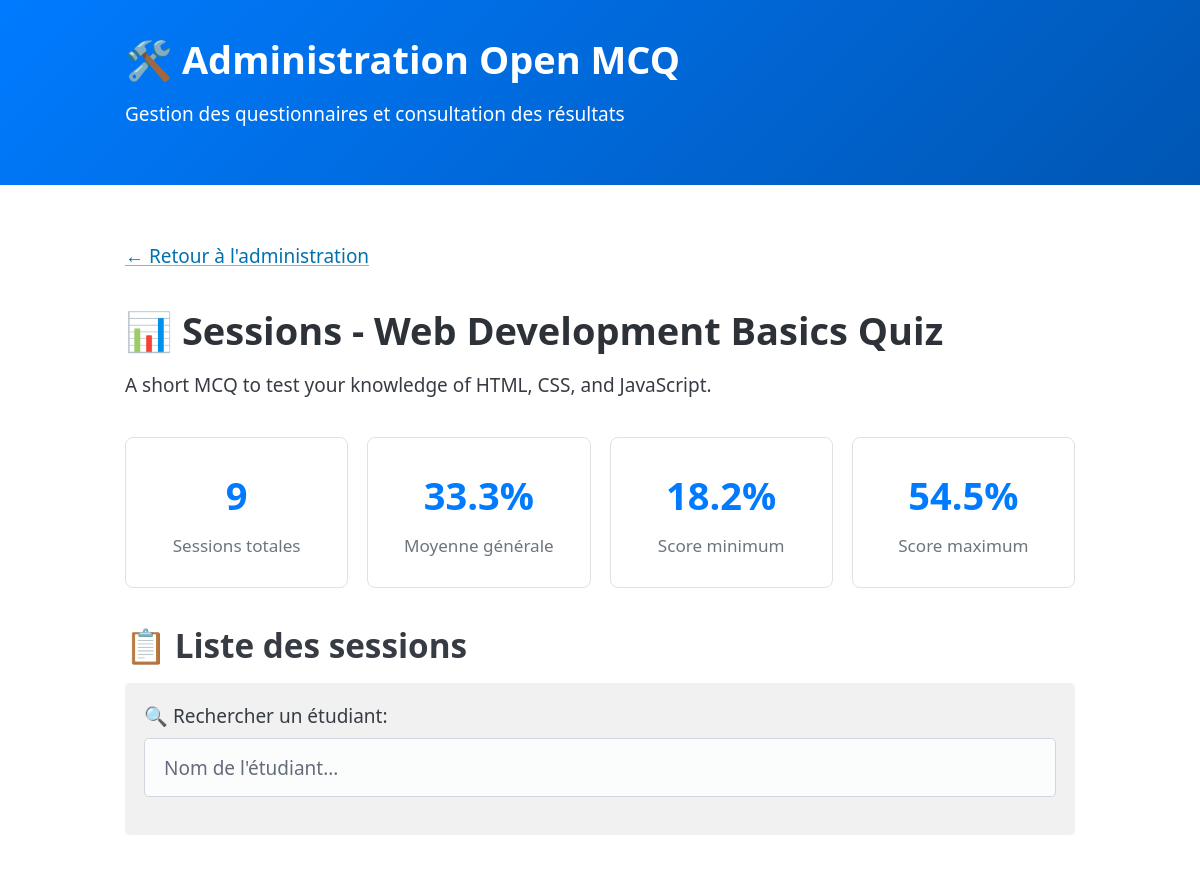
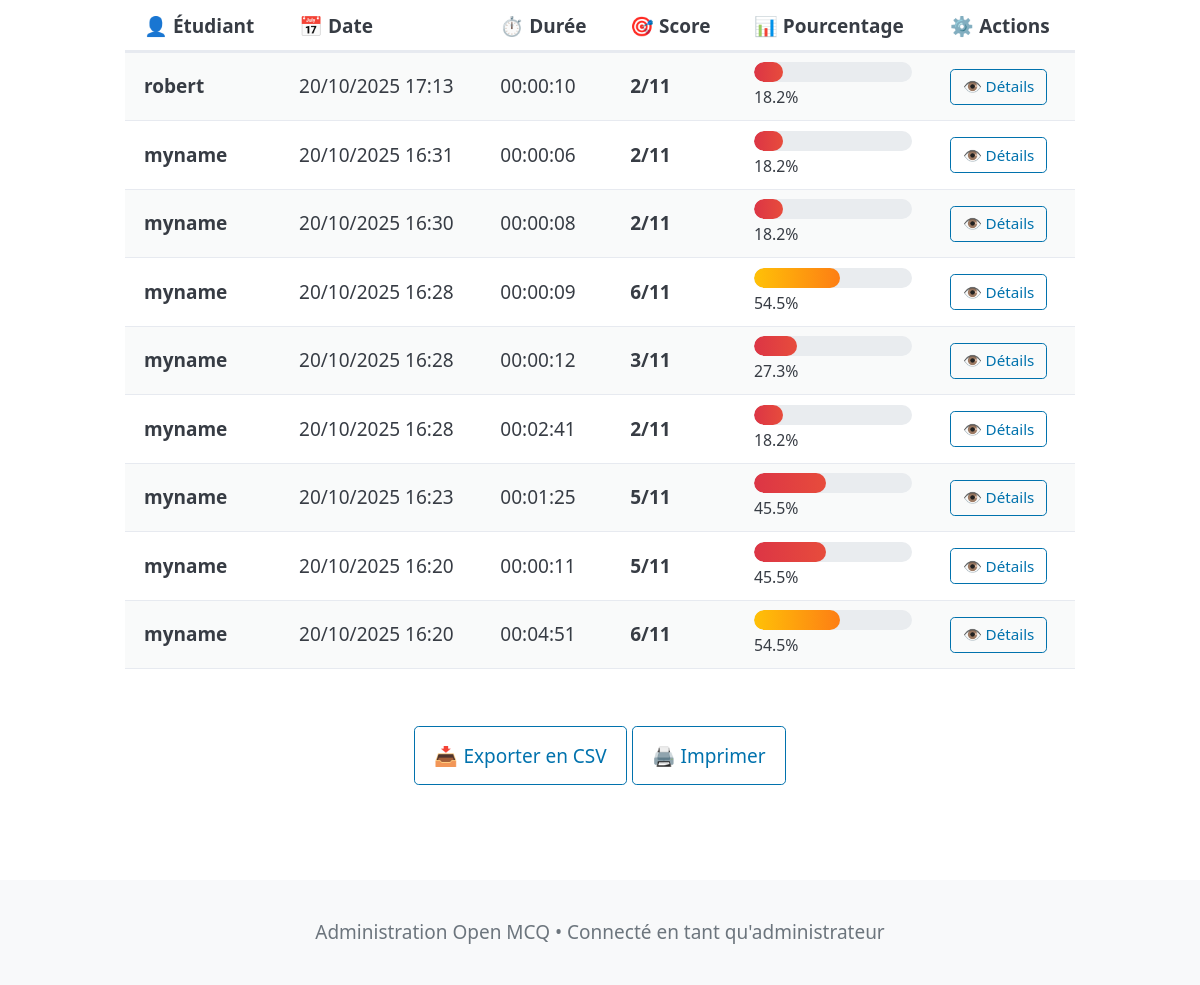
/admin/mcq_sessions.php?id=bac, run on an earlier commit of the app's database (2 pictures, top to bottom).
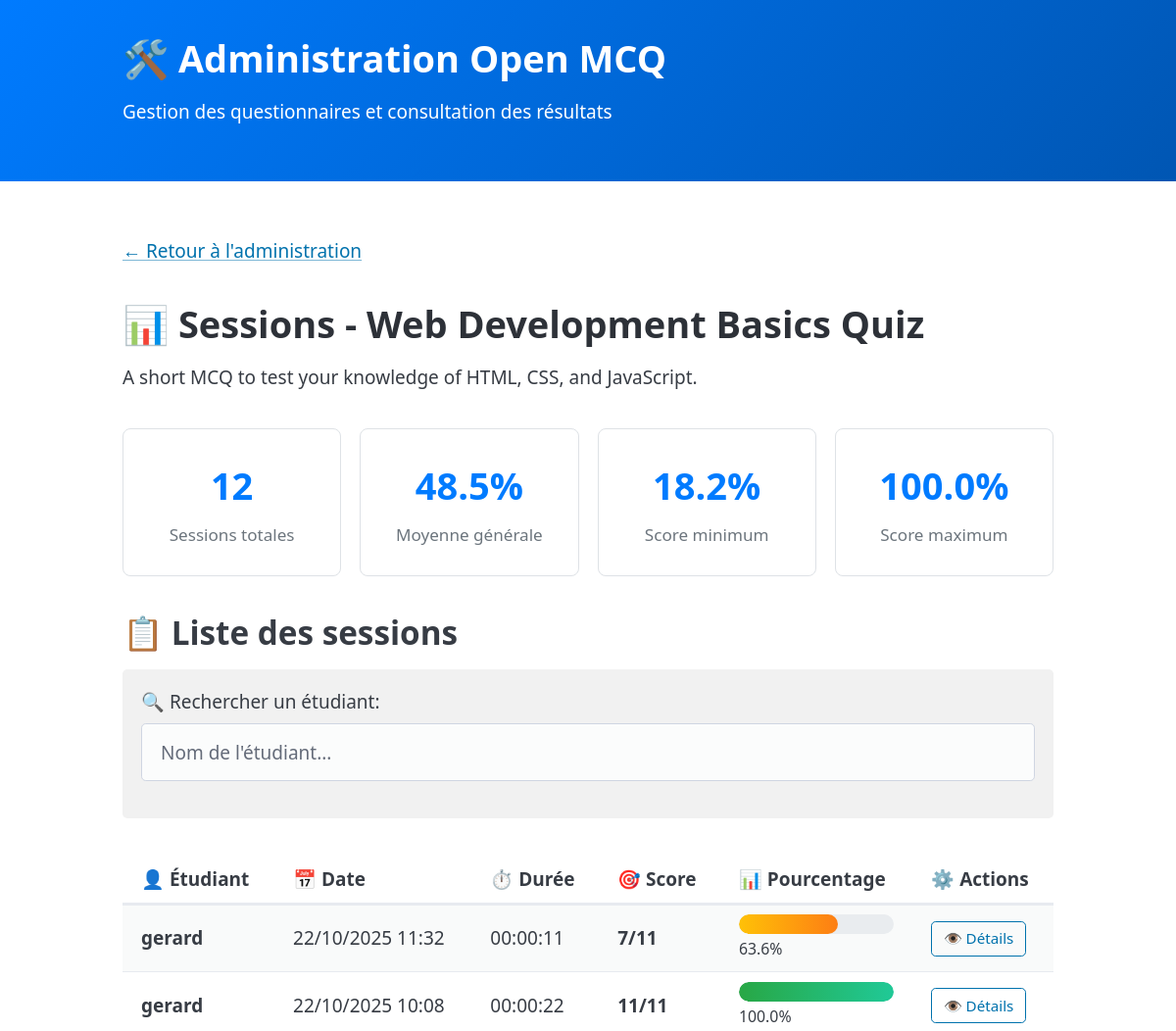
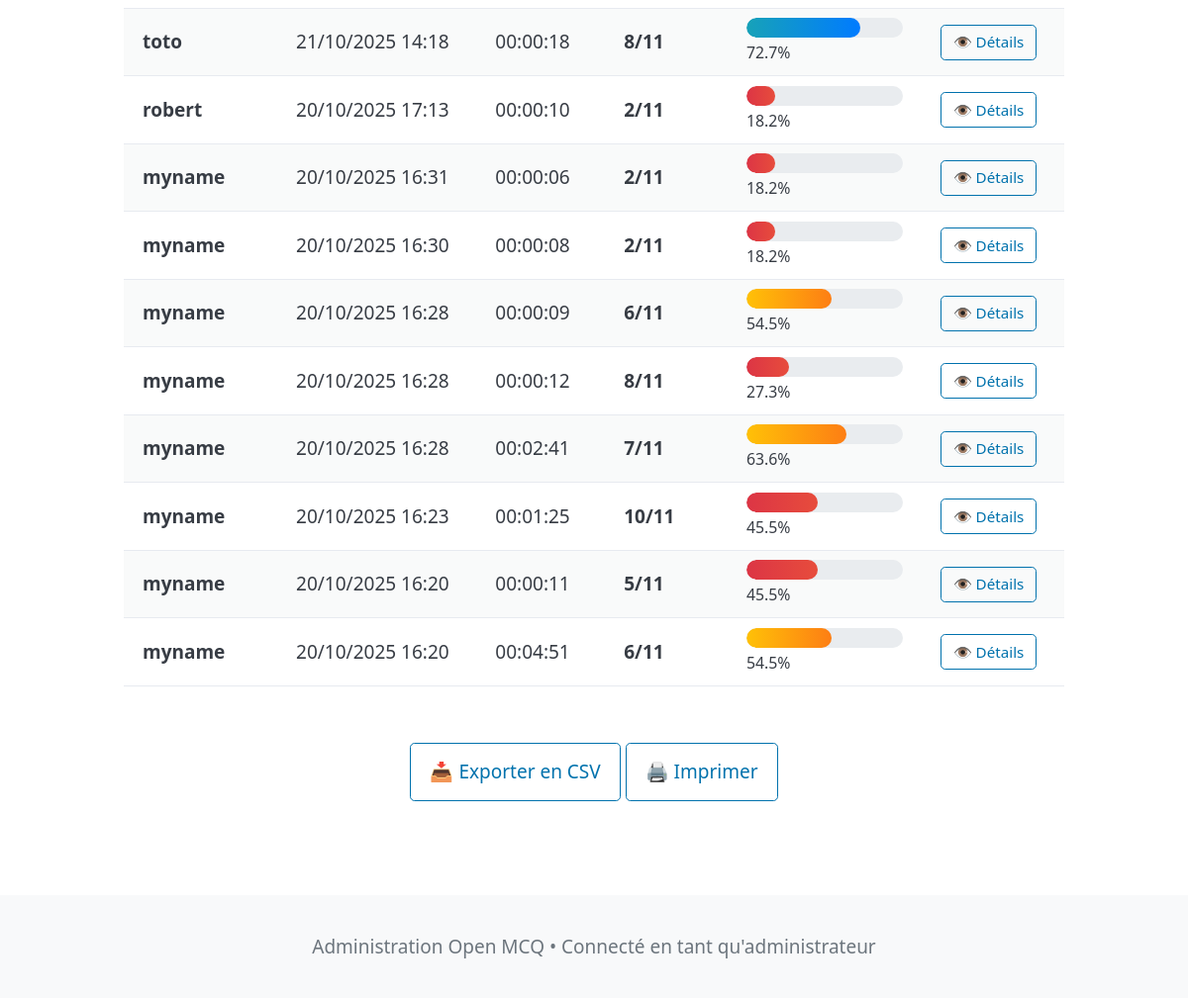
And on a later commit of the database (2 pictures, top to bottom).
### tables this page shows
CREATE TABLE sessions (
    id INTEGER PRIMARY KEY AUTOINCREMENT,
    mcq_id VARCHAR(255) NOT NULL,
    student_name VARCHAR(255),
    start_time DATETIME DEFAULT CURRENT_TIMESTAMP,
    end_time DATETIME,
    total_score INTEGER DEFAULT 0,
    max_score INTEGER DEFAULT 0,
    percentage DECIMAL(5,2) DEFAULT 0.00,
    status VARCHAR(50) DEFAULT 'in_progress' -- 'in_progress', 'completed'
);

### admin/mcq_sessions.php (called while the page is built, shortened)
<?php
require_once '../incs/functions.php';
require_once '../incs/model.php';
$mcq_id = str_replace('.', '', ($_GET['id'] ?? ''));
$mcq_data = read_mcq_data("../data/" . $mcq_id);
$sessions = [];
$mcq_stats = null;
try {
    $sessions = get_mcq_sessions($mcq_id);
    $mcq_stats = get_mcq_statistics($mcq_id);
} catch (Exception $e) {
}
require_once '../templates/admin/mcq_sessions.php';

### incs/functions.php (called while the page is built, shortened)
<?php
    function read_mcq_data($mcq_dir)
    {
        $result = null;
        $data_file = $mcq_dir . DIRECTORY_SEPARATOR . 'mcq.json';
        if (file_exists($data_file))
        {
            $json_content = file_get_contents($data_file);
            $result = json_decode($json_content, true);
        }
        if (file_exists($mcq_dir . DIRECTORY_SEPARATOR . 'status.txt'))
        {
            $result['status'] = trim(file_get_contents($mcq_dir . DIRECTORY_SEPARATOR . 'status.txt'));
        }
        $result['id'] = basename($mcq_dir);
        return $result;
    }

### incs/model.php (called while the page is built, shortened)
<?php
function get_database_connection($db_path = null) {
    if ($db_path === null) {
        $db_path = __DIR__ . '/../data/database.sqlite';
    }
    try {
        $pdo = new PDO("sqlite:$db_path");
        $pdo->setAttribute(PDO::ATTR_ERRMODE, PDO::ERRMODE_EXCEPTION);
        $pdo->setAttribute(PDO::ATTR_DEFAULT_FETCH_MODE, PDO::FETCH_ASSOC);
        return $pdo;
    } catch (PDOException $e) {
        throw new Exception("Erreur de connexion à la base de données : " . $e->getMessage());
    }
}
function get_mcq_sessions($mcq_id) {
    try {
        $pdo = get_database_connection();
        $stmt = $pdo->prepare("
                SELECT id, student_name, start_time, end_time, total_score, max_score, percentage, status
                FROM sessions
                WHERE mcq_id = ?
                AND status = 'completed'
                ORDER BY end_time DESC
            ");
        $stmt->execute([$mcq_id]);
        return $stmt->fetchAll();
    } catch (PDOException $e) {
        throw new Exception("Erreur lors de la récupération des sessions : " . $e->getMessage());
    }
}
function get_mcq_statistics($mcq_id) {
    try {
        $pdo = get_database_connection();
        $stmt = $pdo->prepare("
                SELECT
                    COUNT(*) as total_sessions,
                    AVG(percentage) as average_percentage,
                    MIN(percentage) as min_percentage,
                    MAX(percentage) as max_percentage,
                    AVG(total_score) as average_score,
                    MIN(total_score) as min_score,
                    MAX(total_score) as max_score
                FROM sessions
                WHERE mcq_id = ? AND status = 'completed'
            ");
        $stmt->execute([$mcq_id]);
        return $stmt->fetch();
    } catch (PDOException $e) {
        throw new Exception("Erreur lors du calcul des statistiques : " . $e->getMessage());
    }
}

### templates/admin/mcq_sessions.php (the view, shortened to what this page needs)
<?php require_once '../templates/admin/incs/header.php'; ?>
    <main class="container">
        <nav class="mb-4">
            <a href="index.php">← Retour à l'administration</a>
        </nav>
        <section>
            <h1>📊 Sessions - <?= htmlspecialchars($mcq_data['title']) ?></h1>
            <p><?= htmlspecialchars($mcq_data['description']) ?></p>
        </section>
        <?php if ($mcq_stats && $mcq_stats['total_sessions'] > 0): ?>
            <section class="grid my-4">
                <div class="stat-card">
                    <div class="stat-number"><?= $mcq_stats['total_sessions'] ?></div>
                    <div class="stat-label">Sessions totales</div>
                </div>
                <div class="stat-card">
                    <div class="stat-number"><?= number_format($mcq_stats['average_percentage'], 1) ?>%</div>
                    <div class="stat-label">Moyenne générale</div>
                </div>
                <div class="stat-card">
                    <div class="stat-number"><?= number_format($mcq_stats['min_percentage'], 1) ?>%</div>
                    <div class="stat-label">Score minimum</div>
                </div>
                <div class="stat-card">
                    <div class="stat-number"><?= number_format($mcq_stats['max_percentage'], 1) ?>%</div>
                    <div class="stat-label">Score maximum</div>
                </div>
            </section>
        <?php endif; ?>
        <section>
            <h2>📋 Liste des sessions</h2>
            <?php if (empty($sessions)): ?>
                <article>
                    <p style="text-align: center; color: #6c757d;">
                        Aucune session enregistrée pour ce MCQ.
                    </p>
                </article>
            <?php else: ?>
                <article class="pico-background-grey-50 no-shadow filter-controls">
                    <label for="search">🔍 Rechercher un étudiant:</label>
                    <input type="text" id="search" placeholder="Nom de l'étudiant..." onkeyup="filterSessions()">
                </article>
                <div style="overflow-x: auto;">
                    <table class="session-table mt-2 striped" id="sessionsTable">
                        <thead>
                            <tr>
                                <th>👤 Étudiant</th>
                                <th>📅 Date</th>
                                <th>⏱️ Durée</th>
                                <th>🎯 Score</th>
                                <th>📊 Pourcentage</th>
                                <th>⚙️ Actions</th>
                            </tr>
                        </thead>
                        <tbody>
                            <?php foreach ($sessions as $session): ?>
                                <?php
                                $start_time = new DateTime($session['start_time']);
                                $end_time = new DateTime($session['end_time']);
                                $duration = $start_time->diff($end_time);
                                $percentage = floatval($session['percentage']);
                                $score_class = 'score-poor';
                                if ($percentage >= 80) $score_class = 'score-excellent';
                                elseif ($percentage >= 65) $score_class = 'score-good';
                                elseif ($percentage >= 50) $score_class = 'score-average';
                                ?>
                                <tr>
                                    <td>
                                        <strong><?= htmlspecialchars($session['student_name']) ?></strong>
                                    </td>
                                    <td>
                                        <?= $end_time->format('d/m/Y H:i') ?>
                                    </td>
                                    <td>
                                        <?= $duration->format('%H:%I:%S') ?>
                                    </td>
                                    <td>
                                        <strong><?= $session['total_score'] ?>/<?= $session['max_score'] ?></strong>
                                    </td>
                                    <td>
                                        <div class="score-bar">
                                            <div class="score-fill <?= $score_class ?>"
                                                 style="width: <?= min(100, $percentage) ?>%">
                                            </div>
                                        </div>
                                        <small><?= number_format($percentage, 1) ?>%</small>
                                    </td>
                                    <td>
                                        <a href="session_details.php?id=<?= $session['id'] ?>"
                                           role="button"
                                           class="outline"
                                           style="font-size: 0.8em; padding: 0.3rem 0.6rem;">
                                            👁️ Détails
                                        </a>
                                    </td>
                                </tr>
                            <?php endforeach; ?>
                        </tbody>
                    </table>
                </div>
                <div style="margin-top: 2rem; text-align: center;">
                    <button onclick="exportToCSV()" role="button" class="outline">
                        📥 Exporter en CSV
                    </button>
                    <button onclick="window.print()" role="button" class="outline">
                        🖨️ Imprimer
                    </button>
                </div>
            <?php endif; ?>
        </section>
    </main>
<?php require_once '../templates/admin/incs/footer.php'; ?>

### templates/admin/incs/header.php (shortened to what this page needs)
<!DOCTYPE html>
<html lang="en">
<head>
    <link rel="stylesheet" href="../assets/pico.min.css">
    <link rel="stylesheet" href="../assets/pico.colors.min.css">
    <link rel="stylesheet" href="../assets/styles.css">
</head>
<body>
    <header class="admin-header">
        <div class="container">
            <h1>🛠️ Administration Open MCQ</h1>
            <p>Gestion des questionnaires et consultation des résultats</p>
        </div>
    </header>

### templates/admin/incs/footer.php
    <footer style="margin-top: 3rem; padding: 2rem 0; background: #f8f9fa; text-align: center;">
        <div class="container">
            <p style="margin: 0; color: #6c757d;">
                Administration Open MCQ • Connecté en tant qu'administrateur
            </p>
        </div>
    </footer>
</body>
</html>

### assets/styles.css (style rules this page uses)
.mt-2 { margin-top: 1rem; }
.mb-4 { margin-bottom: 2rem; }
.my-4 { margin-top: 2rem; margin-bottom: 2rem; }
.no-shadow { box-shadow: none !important; }
.admin-header { background: linear-gradient(135deg, #007bff, #0056b3); color: white; padding: 2rem 0; margin-bottom: 2rem; }
.admin-header h1, .admin-header p { color: white; }
.stat-number { font-size: 1.5em; font-weight: bold; color: #007bff; }
.stat-label { font-size: 0.9em; color: #6c757d; margin-top: 0.25rem; }
.score-bar { background: #e9ecef; border-radius: 10px; height: 20px; overflow: hidden; position: relative; }
.score-fill { height: 100%; border-radius: 10px; transition: width 0.3s ease; }
.score-excellent { background: linear-gradient(90deg, #28a745, #20c997); }
.score-good { background: linear-gradient(90deg, #17a2b8, #007bff); }
.score-average { background: linear-gradient(90deg, #ffc107, #fd7e14); }
.score-poor { background: linear-gradient(90deg, #dc3545, #e74c3c); }
.stat-card { background: white; border: 1px solid #dee2e6; border-radius: 8px; padding: 1.5rem; text-align: center; }
.stat-number { font-size: 2em; font-weight: bold; color: #007bff; }
.stat-label { color: #6c757d; margin-top: 0.5rem; }

What changed in the data, as far as the page shows it:
added sessions: student_name "gerard", end_time "22/10/2025 11:32", $duration->format('%H:%I:%S') "00:00:11", total_score "7", max_score "11", percentage "63.6"
added sessions: student_name "gerard", end_time "22/10/2025 10:08", $duration->format('%H:%I:%S') "00:00:22", total_score "11", max_score "11", percentage "100.0"
added sessions: student_name "toto", end_time "21/10/2025 14:18", $duration->format('%H:%I:%S') "00:00:18", total_score "8", max_score "11", percentage "72.7"
changed sessions (number 8 of 12 on the later page): total_score "3" → "8"
changed sessions (number 9 of 12 on the later page): total_score "2" → "7"; percentage "18.2" → "63.6"
changed sessions (number 10 of 12 on the later page): total_score "5" → "10"
Also different on the page:
$mcq_stats['total_sessions']: "9" → "12"
$mcq_stats['average_percentage']: "33.3" → "48.5"
$mcq_stats['max_percentage']: "54.5" → "100.0"
